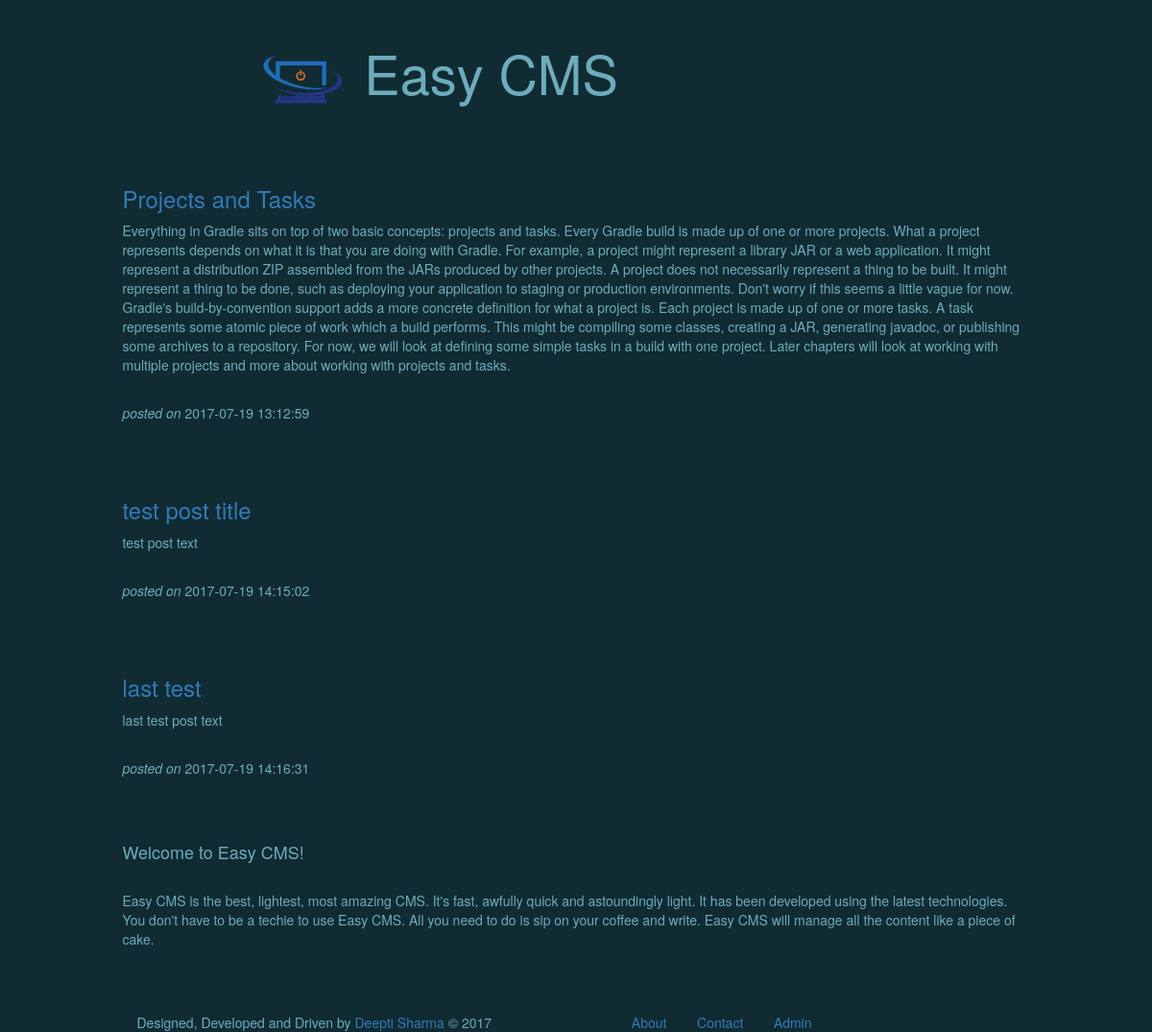
The page / on the database its author committed.
### tables this page shows
CREATE TABLE `easy_posts` (
  `post_id` int(11) NOT NULL AUTO_INCREMENT,
  `post_title` varchar(300) NOT NULL,
  `post_text` text NOT NULL,
  `date_of_post` datetime DEFAULT NULL,
  `post_active` int(1) NOT NULL DEFAULT '1',
  `date_of_edit` datetime NOT NULL,
  PRIMARY KEY (`post_id`)
);

### config/db.php (called while the page is built, shortened)
<?php
include_once 'header.php';
function getPosts() {
    $getPosts = mysql_query("SELECT post_id,post_title,post_text,date_of_post FROM `easy_posts` WHERE post_active=1 ");
    $resultset = array();
    while ($row = mysql_fetch_array($getPosts)) {
        $resultset[] = $row;
    }
    return $resultset;
}

### web/index.php (the view)
<?php
include_once 'header.php';
include_once '../config/db.php';
?>
<div class="container">
<?php
$posts = getPosts();
foreach ($posts as $value) {
?>
     <div class="row">
         <div class="col-lg-offset-1 col-md-offset-1 col-sm-offset-1 col-xs-offset-1 col-lg-10 col-md-10 col-sm-10 col-xs-10 post">
            <?php
            echo '<a href="post.php?id='.$value[post_id].'"> <h3>'.$value[post_title].'</h3></a>';
            ?>
             <p>
<?php
echo $value[post_text];
 echo '</p>';
 echo '<br><i>posted on </i>'.$value[date_of_post];
 ?>
    </div>
           <div class="col-lg-1 col-md-1 col-sm-1 col-xs-1"></div>
     </div>
         <?php
    }
?>
    <div class="row">
        <div class="col-lg-offset-1 col-md-offset-1 col-sm-offset-1 col-xs-offset-1 col-lg-10 col-md-10 col-sm-10 col-xs-10 post">
            <h4>Welcome to Easy CMS!</h4>
            <br>
            <p>
                Easy CMS is the best, lightest, most amazing CMS. It's fast, awfully quick and astoundingly light. It has been developed using the latest technologies. You don't have to be a techie to use Easy CMS. All you need to do is sip on your coffee and write. Easy CMS will manage all the content like a piece of cake.
            </p>
        </div>
</div>
<?php include_once 'footer.php'; ?>

### web/header.php (shortened to what this page needs)
  <html>
      <head>
 <link rel="stylesheet" href="../admin/librariesLocal/bootstrap.min.css">
  <link rel="stylesheet" href="../css/style.css">
      </head>
      <body>
          <div class="container">
              <div class="row">
                  <div class="col-lg-offset-1 col-md-offset-1 col-sm-offset-1 col-xs-offset-1 col-lg-10 col-md-10 col-sm-10 col-xs-10 header">
<span style='color:rgb(109,172,188);font-size:400%;margin:18% 15% 12% 15%;'>
 <a href="index.php"><img src='../images/easy.png' alt=" CMS" style='width:10%;'/></a>
                       Easy CMS </span>
                  </div>
        </div>
          </div>

### web/footer.php (shortened to what this page needs)
<div class="container footer">
<div class="row">
    <div class="col-lg-offset-1 col-md-offset-1 col-sm-offset-1 col-xs-offset-1 col-lg-5 col-md-5 col-sm-5 col-xs-5">
        Designed, Developed and Driven by <a href='https://deepti96.wordpress.com'> Deepti Sharma </a> &copy; 2017
    </div>
    <div class="col-lg-6 col-md-6 col-sm-6 col-xs-6 footerLinks">
<a href='../web/about.php'>About </a>
        <a href='../web/contact.php'>Contact</a>
        <a href='../admin/'>Admin</a>
</div>

### css/style.css (style rules this page uses)
body { background-color: rgb(17,43,51); color: rgb(109,172,188); }
.header { margin-top:3%; }
.post { margin-top:5%; }
.footer { margin-top:5%; }
.footerLinks a { margin-left:5%; }

### rows shown on the page
easy_posts: post_title "Projects and Tasks", post_text "Everything in Gradle sits on top of two basic concepts: projects and tasks. Every Gradle build is made up of one or more projects. What a project represents depends on what it is that you are doing with Gradle. For example, a project might represent a library JAR or a web application. It might represent a distribution ZIP assembled from the JARs produced by other projects. A project does not necessarily represent a thing to be built. It might represent a thing to be done, such as deploying your application to staging or production environments. Don't worry if this seems a little vague for now. Gradle's build-by-convention support adds a more concrete definition for what a project is. Each…", date_of_post "2017-07-19 13:12:59"
easy_posts: post_title "test post title", post_text "test post text", date_of_post "2017-07-19 14:15:02"
easy_posts: post_title "last test", post_text "last test post text", date_of_post "2017-07-19 14:16:31"
